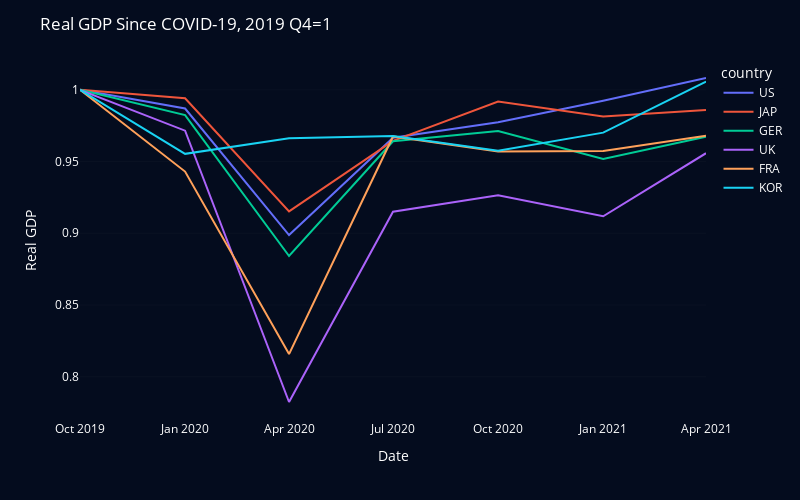

This figure's notebook cell:
### Code cell
fig = px.line(df, x="period", y="realGDP_SinceCovid", color='country')

fig.update_layout(plot_bgcolor='#040c1e', paper_bgcolor='#040c1e', font_color='#ffffff', width=800, height=500)

fig.update_traces(line_width=2, opacity=1)

fig.update_xaxes(showgrid=False)
fig.update_yaxes(gridwidth=.05, gridcolor='gray')

fig.update_layout(title='Real GDP Since COVID-19, 2019 Q4=1')

fig.update_xaxes(title="Date")
fig.update_yaxes(title="Real GDP")

### Figure 1 — Plotly figure (JSON) as saved in the notebook; plotly's stock layout.template omitted (floating-point values rounded to 4 significant figures)
{"data": [{"hovertemplate": "country=US<br>period=%{x}<br>realGDP_SinceCovid=%{y}<extra></extra>", "legendgroup": "US", "line": {"color": "#636efa", "dash": "solid", "width": 2}, "marker": {"symbol": "circle"}, "mode": "lines", "name": "US", "opacity": 1, "orientation": "v", "showlegend": true, "type": "scatter", "x": ["2019-10-01T00:00:00", "2020-01-01T00:00:00", "2020-04-01T00:00:00", "2020-07-01T00:00:00", "2020-10-01T00:00:00", "2021-01-01T00:00:00", "2021-04-01T00:00:00"], "xaxis": "x", "y": [1, 0.987, 0.8988, 0.9666, 0.9774, 0.9924, 1.008], "yaxis": "y"}, {"hovertemplate": "country=JAP<br>period=%{x}<br>realGDP_SinceCovid=%{y}<extra></extra>", "legendgroup": "JAP", "line": {"color": "#EF553B", "dash": "solid", "width": 2}, "marker": {"symbol": "circle"}, "mode": "lines", "name": "JAP", "opacity": 1, "orientation": "v", "showlegend": true, "type": "scatter", "x": ["2019-10-01T00:00:00", "2020-01-01T00:00:00", "2020-04-01T00:00:00", "2020-07-01T00:00:00", "2020-10-01T00:00:00", "2021-01-01T00:00:00", "2021-04-01T00:00:00"], "xaxis": "x", "y": [1, 0.9941, 0.9153, 0.9644, 0.9919, 0.9814, 0.9859], "yaxis": "y"}, {"hovertemplate": "country=GER<br>period=%{x}<br>realGDP_SinceCovid=%{y}<extra></extra>", "legendgroup": "GER", "line": {"color": "#00cc96", "dash": "solid", "width": 2}, "marker": {"symbol": "circle"}, "mode": "lines", "name": "GER", "opacity": 1, "orientation": "v", "showlegend": true, "type": "scatter", "x": ["2019-10-01T00:00:00", "2020-01-01T00:00:00", "2020-04-01T00:00:00", "2020-07-01T00:00:00", "2020-10-01T00:00:00", "2021-01-01T00:00:00", "2021-04-01T00:00:00"], "xaxis": "x", "y": [1, 0.9824, 0.8842, 0.9641, 0.9713, 0.9518, 0.9674], "yaxis": "y"}, {"hovertemplate": "country=UK<br>period=%{x}<br>realGDP_SinceCovid=%{y}<extra></extra>", "legendgroup": "UK", "line": {"color": "#ab63fa", "dash": "solid", "width": 2}, "marker": {"symbol": "circle"}, "mode": "lines", "name": "UK", "opacity": 1, "orientation": "v", "showlegend": true, "type": "scatter", "x": ["2019-10-01T00:00:00", "2020-01-01T00:00:00", "2020-04-01T00:00:00", "2020-07-01T00:00:00", "2020-10-01T00:00:00", "2021-01-01T00:00:00", "2021-04-01T00:00:00"], "xaxis": "x", "y": [1, 0.9715, 0.7824, 0.915, 0.9266, 0.9119, 0.9558], "yaxis": "y"}, {"hovertemplate": "country=FRA<br>period=%{x}<br>realGDP_SinceCovid=%{y}<extra></extra>", "legendgroup": "FRA", "line": {"color": "#FFA15A", "dash": "solid", "width": 2}, "marker": {"symbol": "circle"}, "mode": "lines", "name": "FRA", "opacity": 1, "orientation": "v", "showlegend": true, "type": "scatter", "x": ["2019-10-01T00:00:00", "2020-01-01T00:00:00", "2020-04-01T00:00:00", "2020-07-01T00:00:00", "2020-10-01T00:00:00", "2021-01-01T00:00:00", "2021-04-01T00:00:00"], "xaxis": "x", "y": [1, 0.943, 0.8158, 0.9675, 0.957, 0.9574, 0.968], "yaxis": "y"}, {"hovertemplate": "country=KOR<br>period=%{x}<br>realGDP_SinceCovid=%{y}<extra></extra>", "legendgroup": "KOR", "line": {"color": "#19d3f3", "dash": "solid", "width": 2}, "marker": {"symbol": "circle"}, "mode": "lines", "name": "KOR", "opacity": 1, "orientation": "v", "showlegend": true, "type": "scatter", "x": ["2019-10-01T00:00:00", "2020-01-01T00:00:00", "2020-04-01T00:00:00", "2020-07-01T00:00:00", "2020-10-01T00:00:00", "2021-01-01T00:00:00", "2021-04-01T00:00:00"], "xaxis": "x", "y": [1, 0.9554, 0.9662, 0.9678, 0.9575, 0.9701, 1.006], "yaxis": "y"}], "layout": {"font": {"color": "#ffffff"}, "height": 500, "legend": {"title": {"text": "country"}, "tracegroupgap": 0}, "margin": {"t": 60}, "paper_bgcolor": "#040c1e", "plot_bgcolor": "#040c1e", "title": {"text": "Real GDP Since COVID-19, 2019 Q4=1"}, "width": 800, "xaxis": {"anchor": "y", "domain": [0, 1], "showgrid": false, "title": {"text": "Date"}}, "yaxis": {"anchor": "x", "domain": [0, 1], "gridcolor": "gray", "gridwidth": 0.05, "title": {"text": "Real GDP"}}}}
